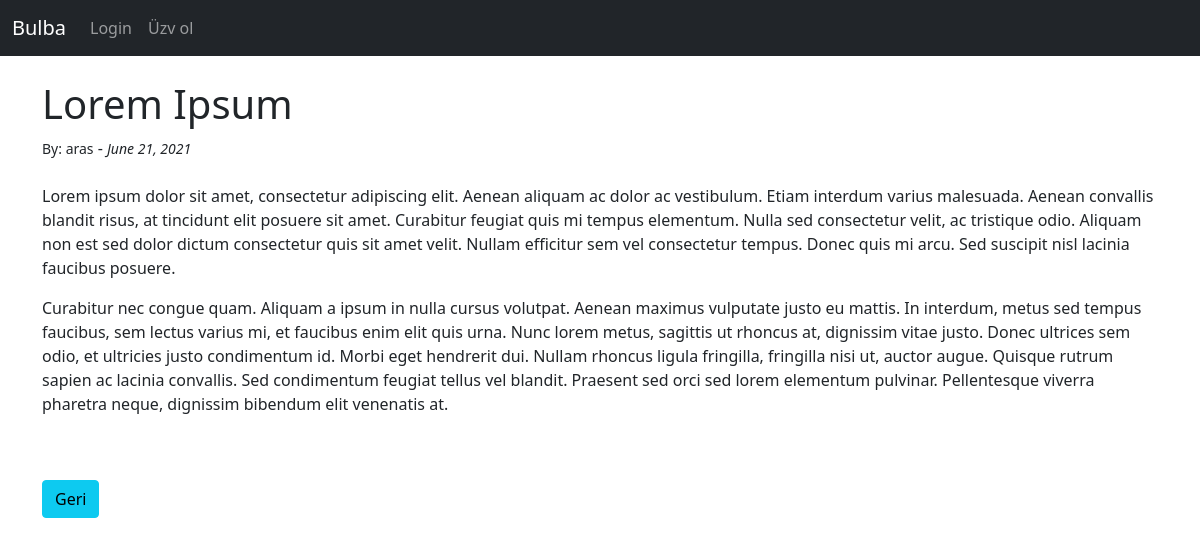
/article/7, run on the app's committed database.
### bulbablog/models.py (models this page shows, shortened)
class Post(models.Model):
   title = models.CharField(max_length=255)
   title_tag = models.CharField(max_length=255, default="Bulba Blog")
   author = models.ForeignKey(User, on_delete=models.CASCADE)
   body = models.TextField()
   post_date = models.DateField(auto_now_add=True)
   category = models.CharField(max_length=255, default='uncategorized')

### bulbablog/views.py (the view)
# urls.py: path('article/<int:pk>', PostView.as_view(), name='article-detail'),
class PostView(DetailView):
  model = Post
  template_name = 'article_details.html'

### bulbablog/templates/article_details.html (shortened to what this page needs)
{% extends 'base.html' %}
{% block content %}
<h1>{{ post.title }}</h1>
<small>By: {{ post.author }}</small> - <small> <i> {{ post.post_date }} </i></small>
{{ post.body|safe }}
<br/><br/>
<a href="{% url 'home' %}" class="btn btn-info">Geri</a>
{% endblock %}

### data on the page
Post: title "Lorem Ipsum", author "aras", post_date "June 21, 2021", body "Lorem ipsum dolor sit amet, consectetur adipiscing elit. Aenean aliquam ac dolor ac vestibulum. Etiam interdum varius malesuada. Aenean convallis blandit risus, at tincidunt elit posuere sit amet. Curabitur feugiat quis mi tempus elementum. Nulla sed consectetur velit, ac tristique odio. Aliquam non est sed dolor dictum consectetur quis sit amet velit. Nullam efficitur sem vel consectetur tempus. Donec quis mi arcu. Sed suscipit nisl lacinia faucibus posuere. Curabitur nec congue quam. Aliquam a ipsum in nulla cursus volutpat. Aenean maximus vulputate justo eu mattis. In interdum, metus sed tempus faucibus, sem lectus varius mi, et faucibus enim elit quis urna. Nunc lorem metus, sagittis ut…"
